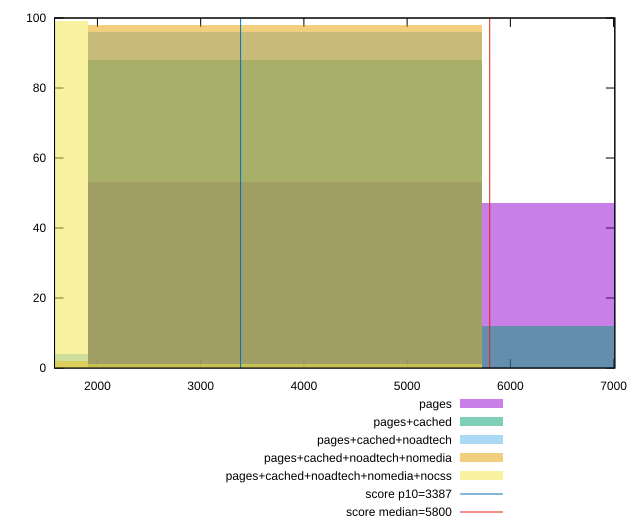

Write gnuplot code to recreate this figure.
reset

$pages <<EOF
7629.692277719621 47
3814.8461388598107 53
EOF

$pagesCached <<EOF
7629.692277719621 12
3814.8461388598107 88
EOF

$pagesCachedNoadtech <<EOF
3814.8461388598107 96
0 4
EOF

$pagesCachedNoadtechNomedia <<EOF
3814.8461388598107 98
0 2
EOF

$pagesCachedNoadtechNomediaNocss <<EOF
3814.8461388598107 1
0 99
EOF

set key outside below
set boxwidth 3814.8461388598107
set xrange [1584.4194:7011.9660702062665]
set yrange [0:100]
set trange [0:100]
set style fill transparent solid 0.5 noborder

set parametric
set terminal svg size 640, 530 enhanced background rgb 'white'
set output "report_00018_2021-02-10T15-25-16.877Z/speed-index/comparison/histogram/all_raw.svg"

plot $pages title "pages" with boxes, \
     $pagesCached title "pages+cached" with boxes, \
     $pagesCachedNoadtech title "pages+cached+noadtech" with boxes, \
     $pagesCachedNoadtechNomedia title "pages+cached+noadtech+nomedia" with boxes, \
     $pagesCachedNoadtechNomediaNocss title "pages+cached+noadtech+nomedia+nocss" with boxes, \
     3387,t title "score p10=3387", \
     5800,t title "score median=5800"

reset
